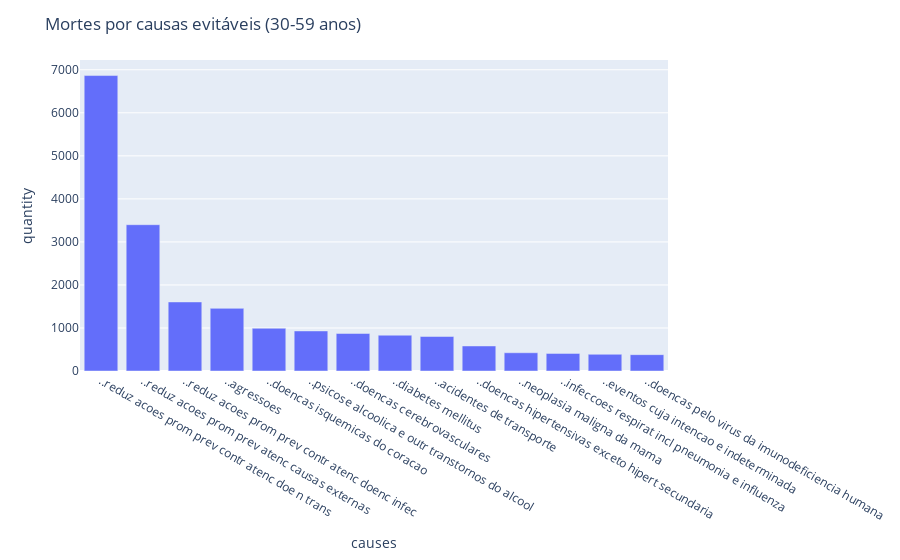

Source (notebook cell):
### Code cell
plot_death_by_causes(df_adult, "Mortes por causas evitáveis (30-59 anos)")

### Figure 1 — Plotly figure (JSON) as saved in the notebook; plotly's stock layout.template omitted (floating-point values rounded to 4 significant figures)
{"data": [{"alignmentgroup": "True", "hovertemplate": "causes=%{x}<br>quantity=%{y}<extra></extra>", "legendgroup": "", "marker": {"color": "#636efa", "pattern": {"shape": ""}}, "name": "", "offsetgroup": "", "orientation": "v", "showlegend": false, "textposition": "auto", "type": "bar", "x": ["..reduz acoes prom prev contr atenc doenc infec", "..doencas pelo virus da imunodeficiencia humana", "..infeccoes respirat incl pneumonia e influenza", "..reduz acoes prom prev contr atenc doe n trans", "..neoplasia maligna da mama", "..diabetes mellitus", "..psicose alcoolica e outr transtornos do alcool", "..doencas hipertensivas exceto hipert secundaria", "..doencas isquemicas do coracao", "..doencas cerebrovasculares", "..reduz acoes prom prev atenc causas externas", "..acidentes de transporte", "..agressoes", "..eventos cuja intencao e indeterminada"], "xaxis": "x", "y": [1605, 380, 409, 6866, 424, 832, 931, 582, 993, 872, 3400, 802, 1456, 388], "yaxis": "y"}], "layout": {"barmode": "relative", "legend": {"tracegroupgap": 0}, "margin": {"t": 60}, "title": {"text": "Mortes por causas evitáveis (30-59 anos)"}, "xaxis": {"anchor": "y", "categoryorder": "total descending", "domain": [0, 1], "title": {"text": "causes"}}, "yaxis": {"anchor": "x", "domain": [0, 1], "title": {"text": "quantity"}}}}
